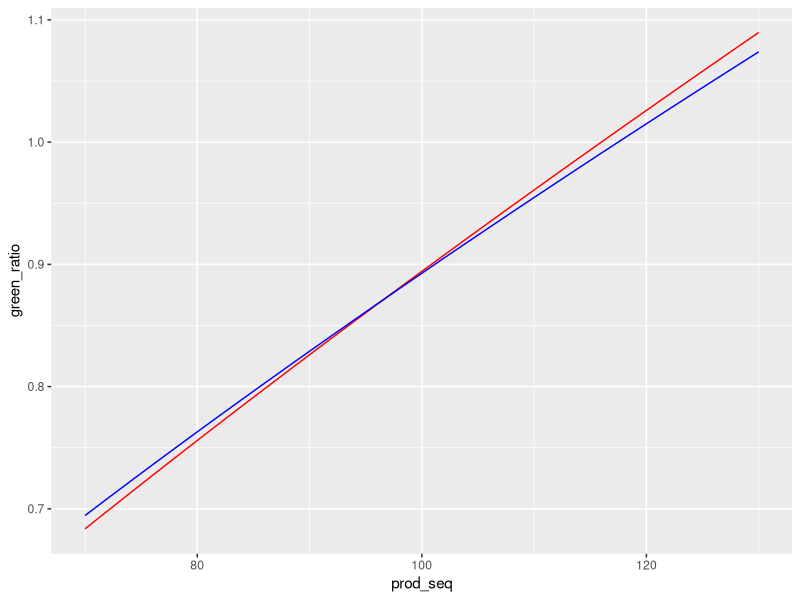
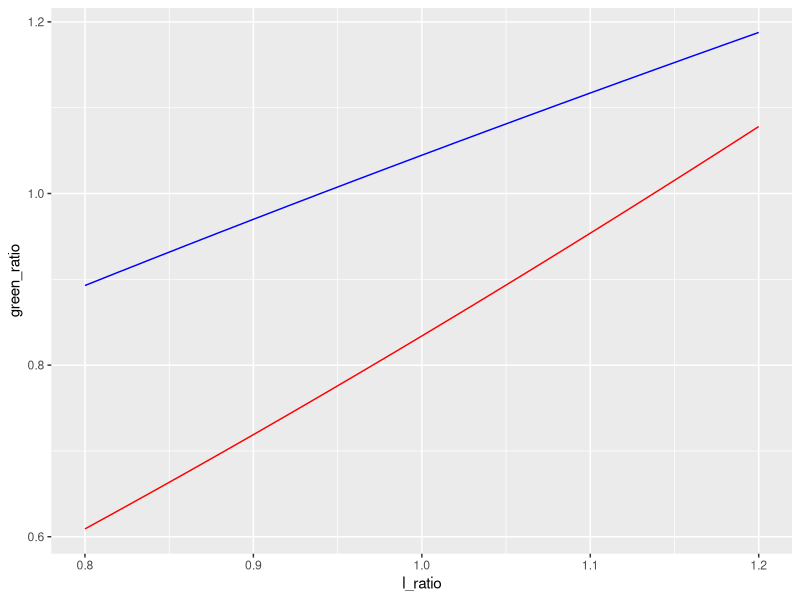

These figures' R source, in order:
# "Data" Visualizations 7/20/21
# Spellman Fellow 2021
# Evan Perry

# DESCRIPTION:
# Plug some numbers in and see if this whole thing works.

library(tidyverse)

a <- 0.3
b <- 0.6
c <- 0.2
d <- 1.3

H <- 2000 * 4000
theta <- 1
V <- 25000

prod <- 100
lamd_g <- 1.07
lamd_b <- 1

K <- 100000000
lc <- 100000

c_g <- 8
c_b <- 1

A <- log((theta/V)^(1/a)*H*(1-a)^(1-a))
B_b <- (1/(1-b-c))*log(prod*lamd_b*b^(1-c)*c^c) + log(K)
B_g <- (1/(1-b-c))*log(prod*lamd_g*b^(1-c)*c^c) + log(K)
C_b <- (1/(1-b-c))*log(prod*lamd_b*b^(b)*c^(1-b)) + log(K)
C_g <- (1/(1-b-c))*log(prod*lamd_g*b^(b)*c^(1-b)) + log(K)
F_b <- log((1/(d*c_b))^(1/(d-1)) * lc)
F_g <- log((1/(d*c_g))^(1/(d-1)) * lc)


para_A <- a*b - a*b*d
para_B <- -a*b + a*b*d
para_CF <- 1 - b - c - d + a*b + b*d + c*d - a*b*d
para_DM <- c - d + b*d - a*b*d

p_g <- (para_A * A + para_B * B_g + para_CF*(C_g - F_g))/para_DM
p_b <- (para_A * A + para_B * B_b + para_CF*(C_b - F_b))/para_DM


exp(p_g)
exp(p_b)


# With Respect to A

prod_seq <- seq(70,130, by=2)

A <- log((theta/V)^(1/a)*H*(1-a)^(1-a))
B_b <- (1/(1-b-c))*log((prod_seq^lamd_b)*b^(1-c)*c^c) + log(K)
B_g <- (1/(1-b-c))*log((prod_seq^lamd_g)*b^(1-c)*c^c) + log(K)
C_b <- (1/(1-b-c))*log((prod_seq^lamd_b)*b^(b)*c^(1-b)) + log(K)
C_g <- (1/(1-b-c))*log((prod_seq^lamd_g)*b^(b)*c^(1-b)) + log(K)
F_b <- log((1/(d*c_b))^(1/(d-1)) * lc)
F_g <- log((1/(d*c_g))^(1/(d-1)) * lc)

p_g <- exp((para_A * A + para_B * B_g + para_CF*(C_g - F_g))/para_DM)
p_b <- exp((para_A * A + para_B * B_b + para_CF*(C_b - F_b))/para_DM)

green_ratio <- (p_g)^d / c_g
brown_ratio <- (p_b)^d / c_b

p_ratio <- p_g/p_b

ggplot() +
  geom_line(aes(x = prod_seq, y= green_ratio), color = "red") +
  geom_line(aes(x = prod_seq, y= brown_ratio), color = "blue")

for (i in 1:length(prod_seq)){
  cat('(', prod_seq[i], ",", brown_ratio[i], ')', sep="")
}

for (i in 1:length(prod_seq)){
  cat('(', prod_seq[i], ",", green_ratio[i], ')', sep="")
}



lamd_seq_b <- seq(1,1.5, by=0.025)
lamd_seq_g <- .8* lamd_seq_b * lamd_seq_b



A <- log((theta/V)^(1/a)*H*(1-a)^(1-a))
B_b <- (1/(1-b-c))*log(prod*lamd_seq_b*b^(1-c)*c^c) + log(K)
B_g <- (1/(1-b-c))*log(prod*lamd_seq_g*b^(1-c)*c^c) + log(K)
C_b <- (1/(1-b-c))*log(prod*lamd_seq_b*b^(b)*c^(1-b)) + log(K)
C_g <- (1/(1-b-c))*log(prod*lamd_seq_g*b^(b)*c^(1-b)) + log(K)
F_b <- log((1/(d*c_b))^(1/(d-1)) * lc)
F_g <- log((1/(d*c_g))^(1/(d-1)) * lc)

p_g <- exp((para_A * A + para_B * B_g + para_CF*(C_g - F_g))/para_DM)
p_b <- exp((para_A * A + para_B * B_b + para_CF*(C_b - F_b))/para_DM)

green_ratio <- (p_g)^d / c_g
brown_ratio <- (p_b)^d / c_b

l_ratio <- lamd_seq_g / lamd_seq_b

ggplot() +
  geom_line(aes(x = l_ratio, y= green_ratio), color = "red") +
  geom_line(aes(x = l_ratio, y= brown_ratio), color = "blue")

for (i in 1:length(l_ratio)){
  cat('(', l_ratio[i], ",", brown_ratio[i], ')', sep="")
}

for (i in 1:length(l_ratio)){
  cat('(', l_ratio[i], ",", green_ratio[i], ')', sep="")
}

